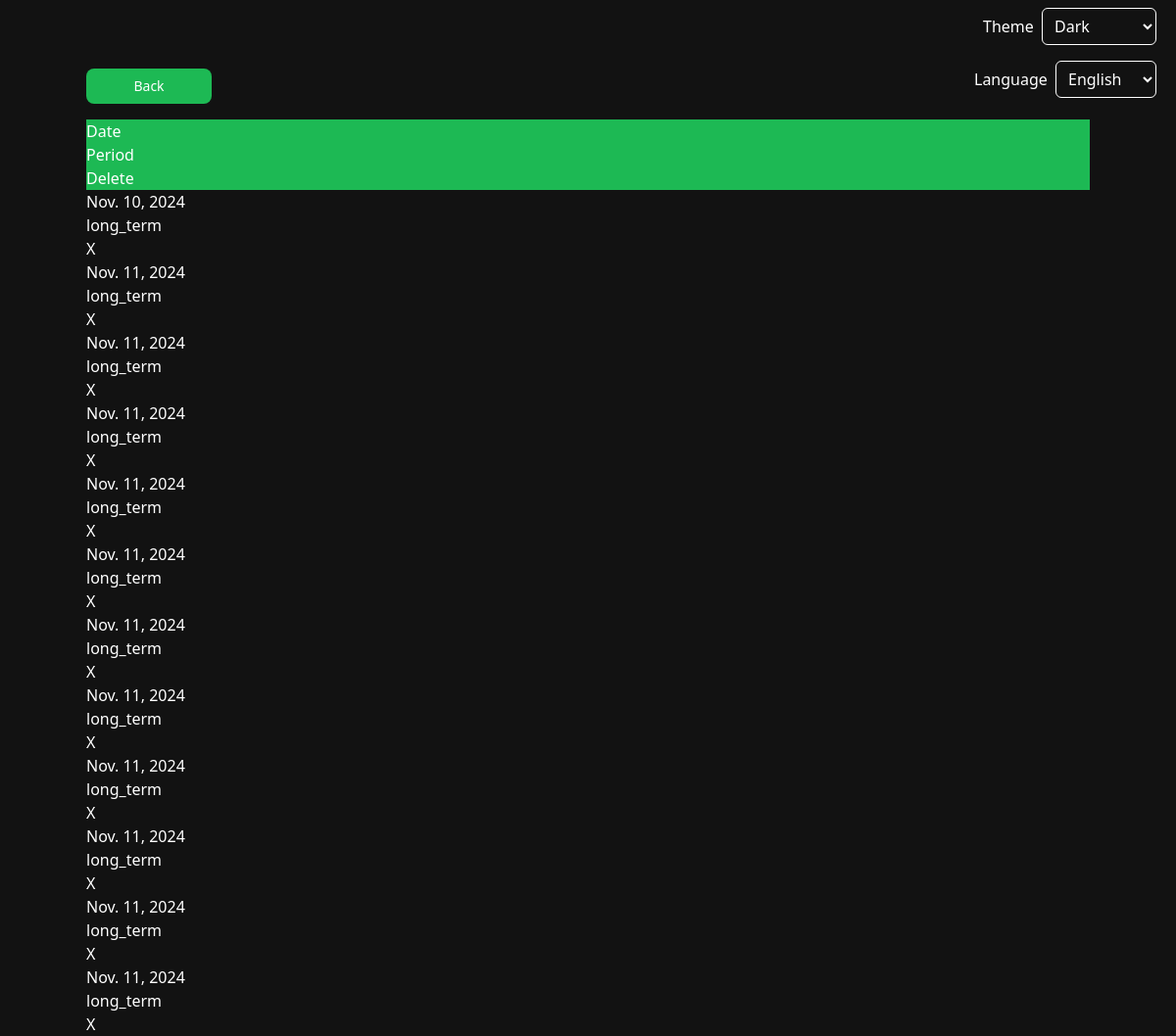
/get-past-wrappeds/ (signed in), run on the app's committed database.
### app/models.py (models this page shows)
class Wrapped(models.Model):
    date_created = models.DateField()
    time_period = models.CharField(max_length=10, default='')
    data = models.JSONField()
    desc = models.TextField(default='')
    user = models.ForeignKey(User, on_delete=models.CASCADE)

### app/views.py (the view)
# urls.py: path('get-past-wrappeds/', views.get_past_wrappeds, name='past_wraps'),
def get_past_wrappeds(request):
    if request.method == 'GET':
        user = request.user
        wrapped_objs = Wrapped.objects.all().filter(user=user)
        wrappeds = {}
        i = 0
        for wrapped_obj in wrapped_objs:
            wrapped = {
                'id': wrapped_obj.id,
                'date_created': wrapped_obj.date_created,
                'date_formatted': date_format(wrapped_obj.date_created),
                'time_period': wrapped_obj.time_period,
                'image_url': wrapped_obj.data['tracks'].get('1')['album_image']
            }
            wrappeds[i] = wrapped
            i += 1
        return render(request, 'past_wraps.html', {'past_wraps': wrappeds})

### templates/past_wraps.html (shortened to what this page needs)
{% extends "_base.html" %}
{% load i18n %}
{% load compress %}
{% load static %}
{%  block content %}
    <a href="{% url 'index' %}" class="flex-1">
        <button class="flex flex-col items-center justify-center w-32 focus:outline-none text-text bg-accent font-medium rounded-lg text-sm px-4 py-2">
            <p class="text-center">{% trans "Back" %}</p>
        </button>
    </a>
    {% if past_wraps %}
    <div class="table w-full mt-4">
        <div class="table-header-group bg-accent">
            <div class="table-row text-text pl-2">
                <div class="table-cell text-left">Date</div>
                <div class="table-cell text-left">Period</div>
                <div class="table-cell text-left">Delete</div>
            </div>
        </div>
        <div class="table-row-group">
        {% for key, wrap in past_wraps.items %}
            <div class="text-text table-row text-left">
                <div class="table-cell">
                <a href="{% url 'wrapped' limit=10 period=wrap.time_period %}">
                    <p class=" text-text">{{ wrap.date_formatted }}</p>
                </a>
                </div>
                <div class="table-cell">
                <p class="text-text">{{ wrap.time_period }}</p>
                </div>
                <div class="table-cell">
                <a href="{% url 'delete_wrapped' item_id=wrap.id %}">
                <button class="text-text">X</button>
                </a>
            </div>
            </div>
        {% endfor %}
    </div>
    </div>
    {% else %}
        <span class="text-text bg-accent">{% trans "You have no past wraps." %}</span>
    {% endif %}
{% endblock content %}

### data on the page
Wrapped: time_period "long_term"
Wrapped: time_period "long_term"
Wrapped: time_period "long_term"
Wrapped: time_period "long_term"
Wrapped: time_period "long_term"
Wrapped: time_period "long_term"
Wrapped: time_period "long_term"
Wrapped: time_period "long_term"
Wrapped: time_period "long_term"
Wrapped: time_period "long_term"
Wrapped: time_period "long_term"
Wrapped: time_period "long_term"

### other printed values
{{ wrap.date_formatted }} "Nov. 10, 2024" "Nov. 11, 2024" "Nov. 11, 2024" "Nov. 11, 2024" "Nov. 11, 2024" "Nov. 11, 2024" "Nov. 11, 2024" "Nov. 11, 2024" "Nov. 11, 2024" "Nov. 11, 2024" "Nov. 11, 2024" "Nov. 11, 2024"
form field value "English"
